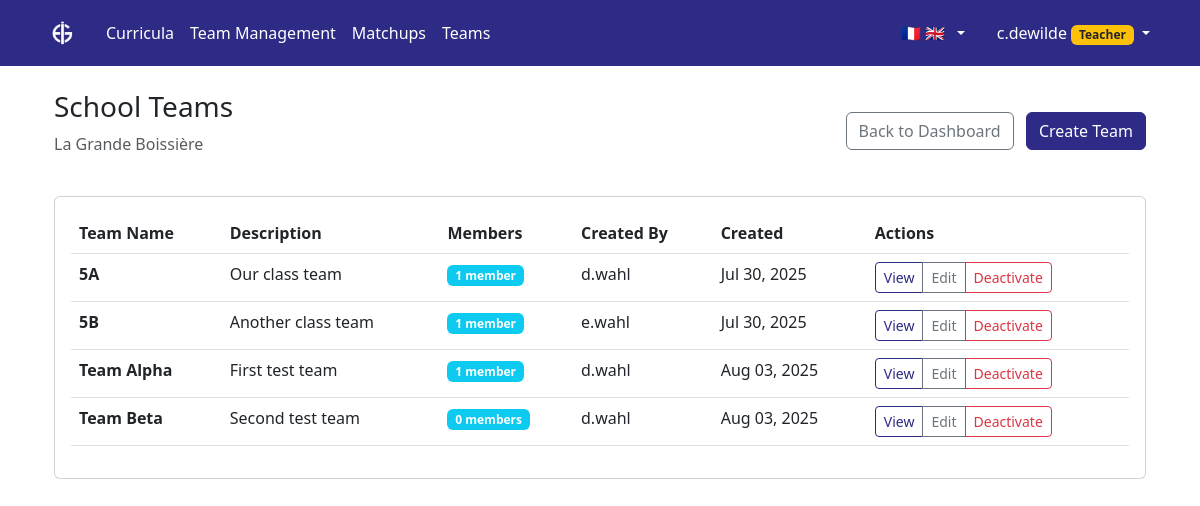
Before: /aigames/team-management/teams/ (signed in) with the older database file.
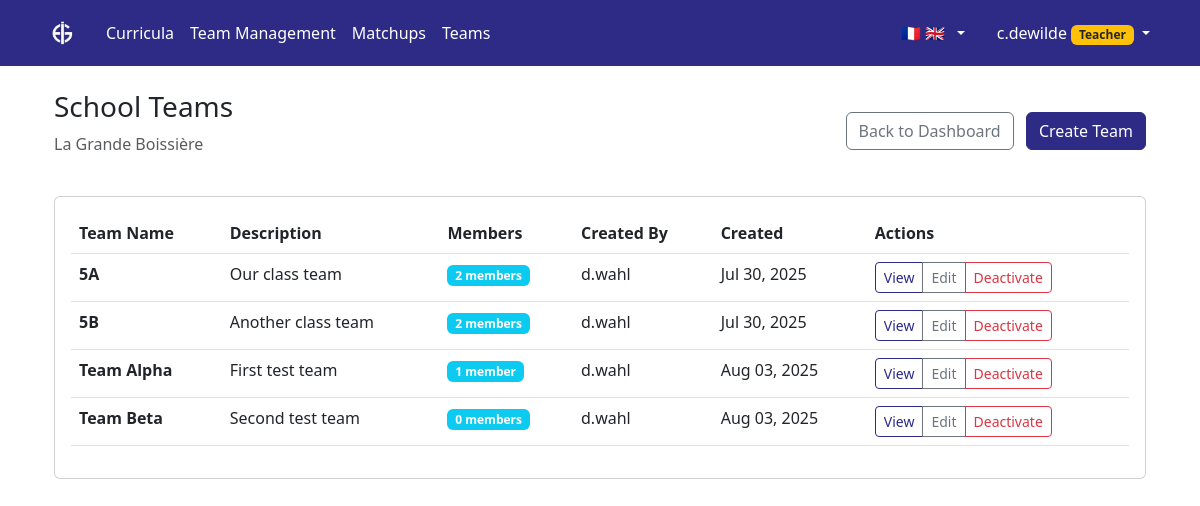
After: the same page with the newer database file.
### aigames/models.py (models this page shows, shortened)
class Team(models.Model):
    name = models.CharField(max_length=255)  # Team names unique per school
    description = models.TextField(blank=True)
    school = models.ForeignKey(School, on_delete=models.CASCADE, related_name='teams')
    created_by = models.ForeignKey(User, on_delete=models.CASCADE, related_name='created_teams')
    members = models.ManyToManyField(User, through='TeamMembership', related_name='teams')
    games = models.ManyToManyField(AiGame, through='TeamGameParticipation', related_name='participating_teams')
    is_active = models.BooleanField(default=True)
    created_at = models.DateTimeField(auto_now_add=True)
    updated_at = models.DateTimeField(auto_now=True)
    class Meta:
        ordering = ['name']
        unique_together = ['school', 'name']  # Team names must be unique within each school

### aigames/views.py (the view)
# urls.py: path('team-management/teams/', views.school_teams_list, name='school_teams_list'),
@login_required
@user_passes_test(can_create_teams)
def school_teams_list(request):
    user_school = request.user.profile.school
    teams = Team.objects.filter(school=user_school, is_active=True).order_by('name')
    context = {
        'teams': teams,
        'user_school': user_school,
    }
    return render(request, 'aigames/school_teams_list.html', context)

### aigames/models.py (called while the page is built)
    @property
    def logo_url(self):
        if self.logo:
            return self.logo.url
        return None

    @property
    def can_create_teams(self):
        return self.role in ['teacher', 'admin']

    @property
    def can_create_games(self):
        return self.role == 'admin'

    @property
    def can_modify_syllabus(self):
        return self.role == 'admin'

    @property
    def is_admin(self):
        return self.role == 'admin'

### aigames/views.py (called while the page is built)
def can_create_teams(user):
    if not user.is_authenticated:
        return False
    try:
        return user.profile.can_create_teams
    except UserProfile.DoesNotExist:
        return False

### aigames/templates/aigames/school_teams_list.html (shortened to what this page needs)
{% extends 'syllabus/base.html' %}
{% block content %}
<div class="container-fluid">
    <div class="row">
        <div class="col-12">
            <div class="d-flex justify-content-between align-items-center mb-4">
                <div>
                    <h1 class="h3">School Teams</h1>
                    <p class="text-muted">{{ user_school.name }}</p>
                </div>
                <div>
                    <a href="{% url 'aigames:team_management_dashboard' %}" class="btn btn-outline-secondary me-2">
                         Back to Dashboard
                    </a>
                    <a href="{% url 'aigames:create_school_team' %}" class="btn btn-primary">
                         Create Team
                    </a>
                </div>
            </div>
        </div>
    </div>
    {% if teams %}
    <div class="row">
        <div class="col-12">
            <div class="card">
                <div class="card-body">
                    <div class="table-responsive">
                        <table class="table table-hover">
                            <thead>
                                <tr>
                                    <th>Team Name</th>
                                    <th>Description</th>
                                    <th>Members</th>
                                    <th>Created By</th>
                                    <th>Created</th>
                                    <th>Actions</th>
                                </tr>
                            </thead>
                            <tbody>
                                {% for team in teams %}
                                <tr>
                                    <td>
                                        <strong>{{ team.name }}</strong>
                                    </td>
                                    <td>
                                        {% if team.description %}
                                            {{ team.description|truncatechars:50 }}
                                        {% else %}
                                            <span class="text-muted">No description</span>
                                        {% endif %}
                                    </td>
                                    <td>
                                        <span class="badge bg-info">{{ team.members.count }} member{{ team.members.count|pluralize }}</span>
                                    </td>
                                    <td>{{ team.created_by.get_full_name|default:team.created_by.username }}</td>
                                    <td>{{ team.created_at|date:"M d, Y" }}</td>
                                    <td>
                                        <div class="btn-group" role="group">
                                            <a href="{% url 'aigames:school_team_detail' team.id %}" class="btn btn-sm btn-outline-primary">
                                                 View
                                            </a>
                                            <a href="{% url 'aigames:edit_school_team' team.id %}" class="btn btn-sm btn-outline-secondary">
                                                 Edit
                                            </a>
                                            <a href="{% url 'aigames:delete_school_team' team.id %}" class="btn btn-sm btn-outline-danger">
                                                {% if user.profile.is_admin %}Delete{% else %}Deactivate{% endif %}
                                            </a>
                                        </div>
                                    </td>
                                </tr>
                                {% endfor %}
                            </tbody>
                        </table>
                    </div>
                </div>
            </div>
        </div>
    </div>
    {% endif %}
</div>
{% endblock %}

Changed rows visible on the page:
changed Team "Our class team": members.count "1" → "2"
changed Team "Another class team": members.count "1" → "2"; created_by.get_full_name "e.wahl" → "d.wahl"
